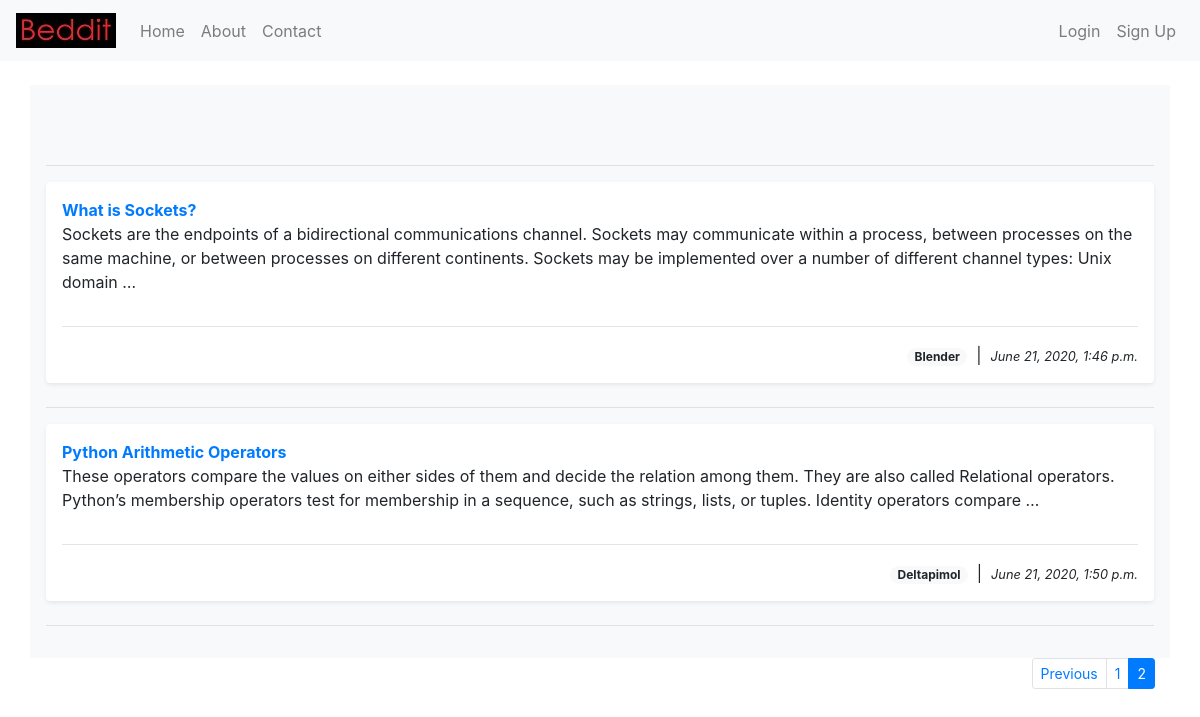
The app's page /posts/?page=2, older data.
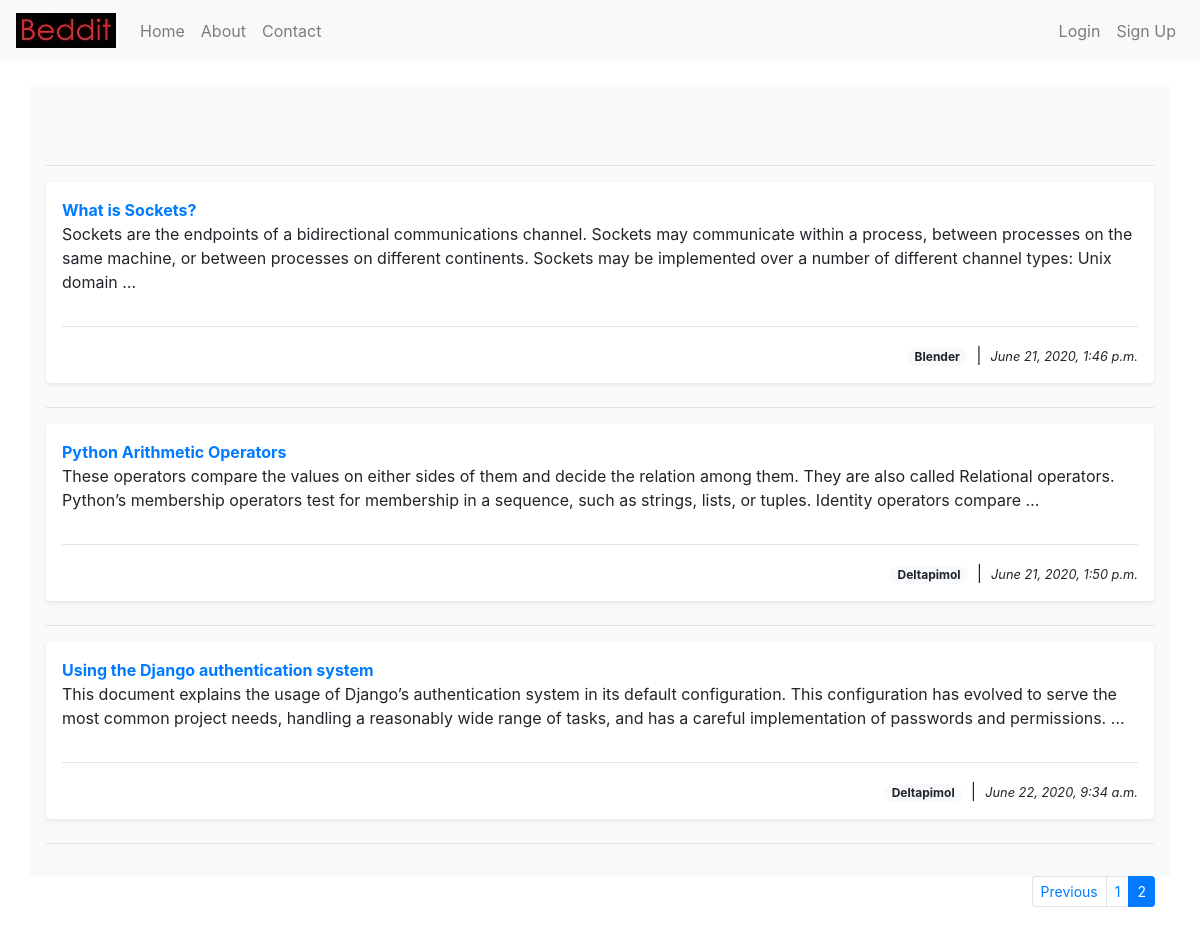
The same page, newer data.
### posts_app/models.py (models this page shows, shortened)
class Post(models.Model):
    author = models.ForeignKey(settings.AUTH_USER_MODEL, on_delete = models.CASCADE)
    title = models.CharField(blank=False, null=False, max_length=500)
    text = models.TextField()
    post_datetime = models.DateTimeField(null=True)

### posts_app/views.py (the view)
# urls.py: path('',displayPosts,name='displayposts'),
def displayPosts(request):
    posts_list = Post.objects.all()
    paginator = Paginator(posts_list,5)
    try:
        page = int(request.GET.get('page',1))
    except:
        page = 1
    try:
        posts = paginator.page(page)
    except(EmptyPage, InvalidPage):
        posts = paginator.page(paginator.num_pages)
    return render(request,'Posts/posts.html',{ 'posts': posts, })

### posts_app/templates/Posts/posts.html (shortened to what this page needs)
<html>
    {% extends 'index.html' %}
    {% block content %}
    <body>
        <br>
        <div class="container p-3 bg-light">
            {% if user.is_authenticated %}
            <div class="card p-0 mb-0">
                <div class="card-body p-2 mb-2">
            <div class="input-group-prepend">
                <div class="input-group-text">
                    @{{ user.username }}
                </div> &nbsp;
                <a href="{% url 'createpost' %}" class="text-decoration-none">
                    <input class="form-control" type="text" style="width:500px;" placeholder="Create Post">
                </a>
            </div>
                </div>
            </div>
            {% else %}
            <br>
            <br>
            {% endif %}
        <hr>
        {% for post in posts.object_list %}
            <div class="shadow-sm p-3 mb-4 bg-white rounded">
                <b><a href={% url "postdetails" pk=post.pk %} class="text-decoration-none">{{ post.title }}</a></b>
                    <div class="overflow-hidden">
                        <span class="d-inline-block" style="max-width: 1500px;">
                            <p>{{ post.text|truncatewords:40 }}</p>
                        </span>
                    </div>
                    <hr>
                    <p class="text-right mb-0 p-0">
                        <span class="badge badge-pill badge-light">{{ post.author }}</span>
                        &nbsp;|&nbsp;
                        <small><i>{{ post.post_datetime }}</i></small>
                    </p>
            </div>
            <hr>
        {% endfor %}
        </div>
        <div class="container">
            <ul class="pagination pagination-sm justify-content-end">
                {% if posts.has_previous %}
                    <li class="page-item"><a class="page-link" href="?page={{ posts.previous_page_number }}">Previous</a></li>
                {% endif %}
                {% for pg in posts.paginator.page_range %}
                    {% if posts.number == pg %}
                        <li class="page-item active"><a class="page-link" href="?page={{ pg }}">{{ pg }}</a></li>
                    {% else %}
                        <li class="page-item"><a class="page-link" href="?page={{ pg }}">{{ pg }}</a></li>
                    {% endif %}
                {% endfor %}
              </ul>
        </div>
    </body>
    {% endblock %}

Row changes from the older to the newer data that the page shows:
added Post: title "Using the Django authentication system", text "This document explains the usage of Django’s authentication system in its default configuration. This configuration has evolved to serve the most common project needs, handling a reasonably wide range of tasks, and has a careful implementation of passwords and permissions. …", author "Deltapimol", post_datetime "June 22, 2020, 9:34 a.m."
